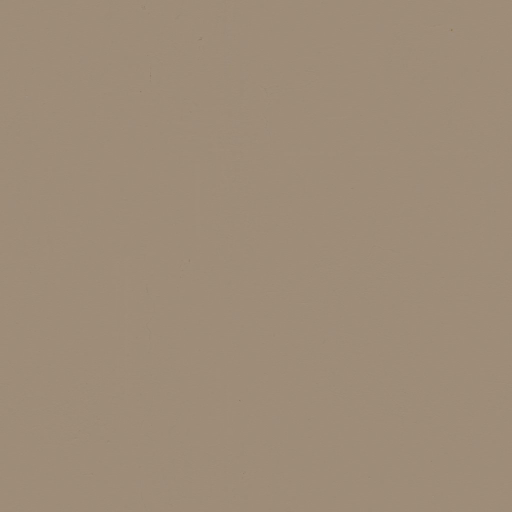
#> input picture assets/environment/villa/beige_wall_001/diffuse.jpg, 1024 x 1024 px, found by its file name (shown at 1/2 size)
$ python gen_wreck_decal.py
#> lines starting #> are read from the running program, lines starting #| are printed output that depends on the picture
"""Brandfleck-Decal fuer ausgebrannte Fahrzeugwracks (LevelProps / WreckModel.scorch).

Quelle: Poly Haven "burned_ground_01" (CC0) unter assets/vehicles/wrecks/textures/burned_ground_01/.
Erzeugt assets/vehicles/wrecks/textures/scorch_decal.png (RGBA) und scorch_decal_normal.png:
ausgefranster, zur Mitte dunkler werdender Russfleck + verstreute Glaskruemel (Scheiben zerplatzt).
Aufruf: python tools/gen_wreck_decal.py
"""
import os

import numpy as np
from PIL import Image

ROOT = os.path.join(os.path.dirname(os.path.abspath(__file__)), "..", "assets", "vehicles", "wrecks", "textures")
SRC = os.path.join(ROOT, "burned_ground_01")
N = 512


def fractal(rng, n, octaves=5):
    out = np.zeros((n, n), np.float32)
    amp, tot = 1.0, 0.0
    for o in range(octaves):
        s = 4 * 2 ** o
        g = rng.random((s, s)).astype(np.float32)
        img = Image.fromarray((g * 255).astype(np.uint8)).resize((n, n), Image.BICUBIC)
        out += np.asarray(img, np.float32) / 255.0 * amp
        tot += amp
        amp *= 0.5
    return out / tot


def main():
    rng = np.random.default_rng(7)
    dif = np.asarray(Image.open(os.path.join(SRC, "diffuse.jpg")).convert("RGB").resize((N, N), Image.LANCZOS), np.float32) / 255.0
    nor = np.asarray(Image.open(os.path.join(SRC, "normal.jpg")).convert("RGB").resize((N, N), Image.LANCZOS), np.float32) / 255.0
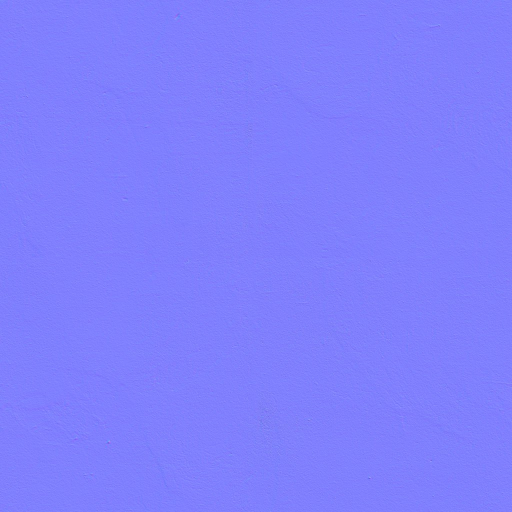
#> input picture assets/environment/villa/beige_wall_001/normal.jpg, 1024 x 1024 px, found by its file name (shown at 1/2 size)
    y, x = np.mgrid[0:N, 0:N].astype(np.float32)
    u = (x + 0.5) / N * 2.0 - 1.0
    v = (y + 0.5) / N * 2.0 - 1.0
    r = np.sqrt(u * u + v * v)
    f = fractal(rng, N)
#> after the loop in fractal, `for o in range(octaves):`: amp = 0.0312; tot = 1.94
    f2 = fractal(rng, N, 6)
#> call 2 of fractal, with n = 512, octaves = 6
#> after the loop in fractal (call 2), `for o in range(octaves):`:
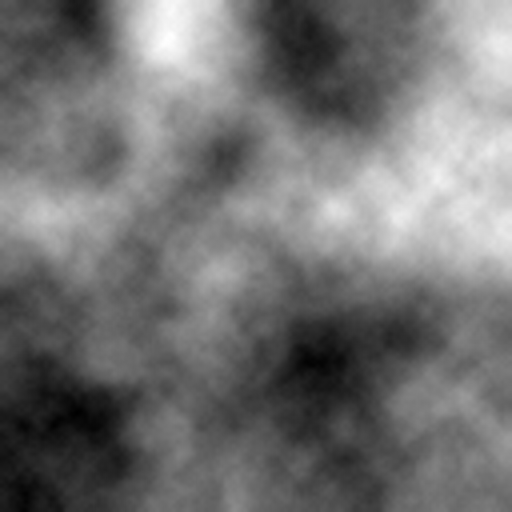
#> out: shape (512, 512) float32; min 0.274, max 1.76, mean 0.941; drawn with min black and max white
#> after the loop in fractal (call 2), `for o in range(octaves):`: amp = 0.0156; tot = 1.97
    edge = r + (f - 0.5) * 0.45
    alpha = np.clip((0.92 - edge) / 0.3, 0.0, 1.0) ** 1.4
    core = np.clip((0.6 - edge) / 0.4, 0.0, 1.0)
    # Farbe: Brandboden abgedunkelt, Mitte fast schwarz (Asche/Russ), aussen braeunlicher Rand
    col = dif * (0.75 - 0.45 * core[..., None])
    col = col * (0.85 + 0.3 * f2[..., None])
    soot = np.array([0.03, 0.028, 0.026], np.float32)
#> soot = [0.03, 0.028, 0.026]
    col = col * (1.0 - 0.8 * core[..., None]) + soot * 0.8 * core[..., None]
    # graue Ascheflecken (verbrannte Reifen/Innenraum) im Kern
    f3 = fractal(rng, N, 6)
#> call 3 of fractal, with n = 512, octaves = 6
#> after the loop in fractal (call 3), `for o in range(octaves):`:
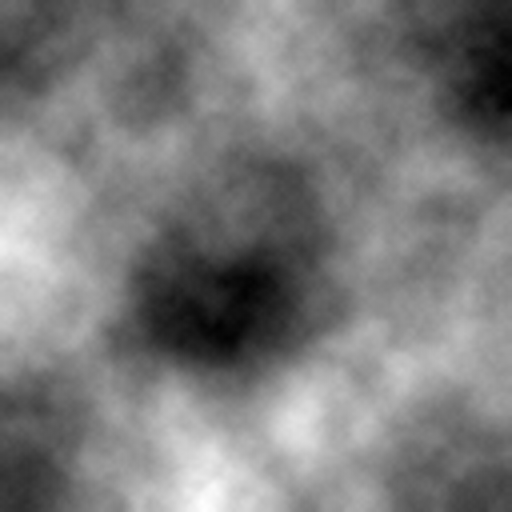
#> out: shape (512, 512) float32; min 0.221, max 1.76, mean 0.972; drawn with min black and max white
#> after the loop in fractal (call 3), `for o in range(octaves):`: amp = 0.0156; tot = 1.97
    ash = np.clip((f3 - 0.52) / 0.12, 0.0, 1.0) * core
    ash_col = np.array([0.36, 0.345, 0.32], np.float32) * (0.8 + 0.4 * f2[..., None])
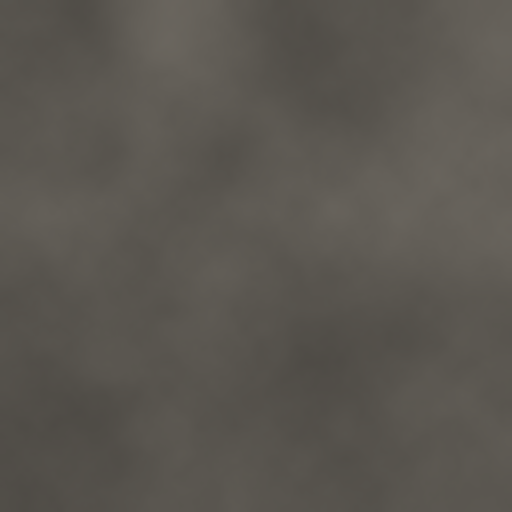
#> ash_col: shape (512, 512, 3) float32; mean of channels 0, 1, 2 0.357, 0.342, 0.317; drawn as R, G, B
    col = col * (1.0 - ash[..., None]) + ash_col * ash[..., None]
    alpha = np.clip(alpha * (0.85 + 0.25 * f2) * 1.1, 0.0, 1.0)
    # Glaskruemel: kleine helle Punkte, gehaeuft im Ring unter den Fenstern
    count = 2600
    ang = rng.random(count) * np.pi * 2.0
    rad = np.clip(rng.normal(0.5, 0.17, count), 0.05, 0.95)
    px = ((np.cos(ang) * rad + 1.0) * 0.5 * N).astype(int)
    py = ((np.sin(ang) * rad + 1.0) * 0.5 * N).astype(int)
    for i in range(count):
        s = 1 if rng.random() < 0.8 else 2
        x0, y0 = px[i], py[i]
        if x0 < 1 or y0 < 1 or x0 >= N - 2 or y0 >= N - 2:
            continue
        g = 0.55 + rng.random() * 0.35
        tint = np.array([g * 0.92, g, g * 0.95], np.float32)
        col[y0:y0 + s, x0:x0 + s] = tint
        alpha[y0:y0 + s, x0:x0 + s] = np.maximum(alpha[y0:y0 + s, x0:x0 + s], 0.9)
        nor[y0:y0 + s, x0:x0 + s] = np.array([0.5, 0.5, 1.0], np.float32)
#> this loop made 2600 passes
#> tint on passes 1 to 3: [0.686, 0.745, 0.708], [0.698, 0.759, 0.721], [0.752, 0.817, 0.776]
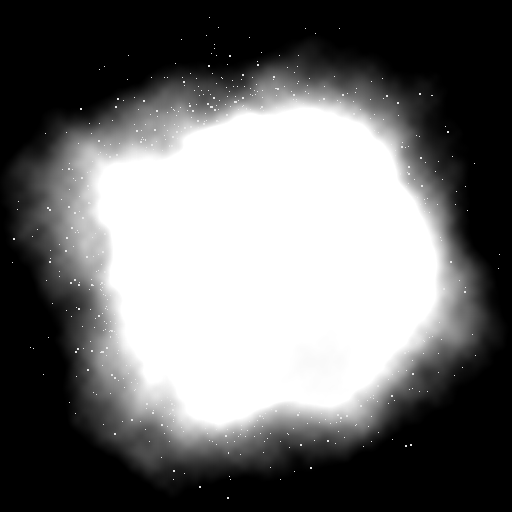
#> alpha: shape (512, 512) float32; min 0, max 1, mean 0.437
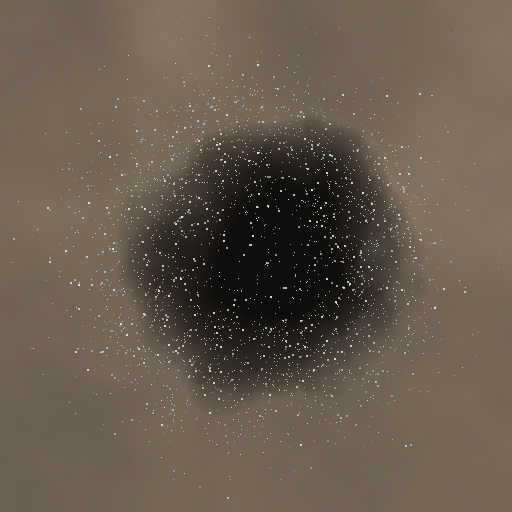
#> col: shape (512, 512, 3) float32; mean R, G, B 0.401, 0.358, 0.309
    rgba = np.dstack([np.clip(col, 0, 1), np.clip(alpha, 0, 1)])
    Image.fromarray((rgba * 255).astype(np.uint8), "RGBA").save(os.path.join(ROOT, "scorch_decal.png"))
    nrgba = np.dstack([nor, np.clip(alpha, 0, 1)])
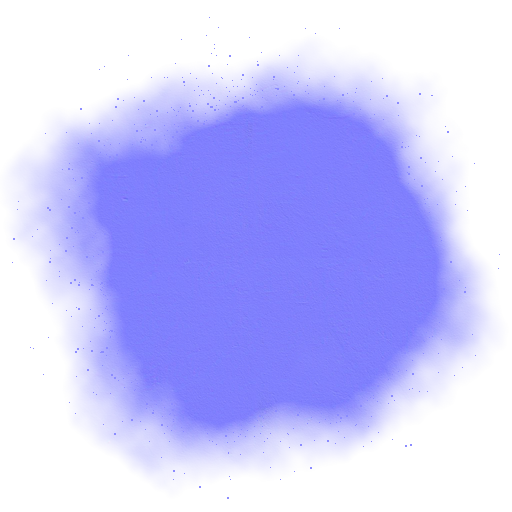
#> nrgba: shape (512, 512, 4) float32; mean R, G, B, A 0.5, 0.499, 0.991, 0.437; transparent parts drawn white
    Image.fromarray((nrgba * 255).astype(np.uint8), "RGBA").save(os.path.join(ROOT, "scorch_decal_normal.png"))
    print("ok", ROOT)


if __name__ == "__main__":
    main()
